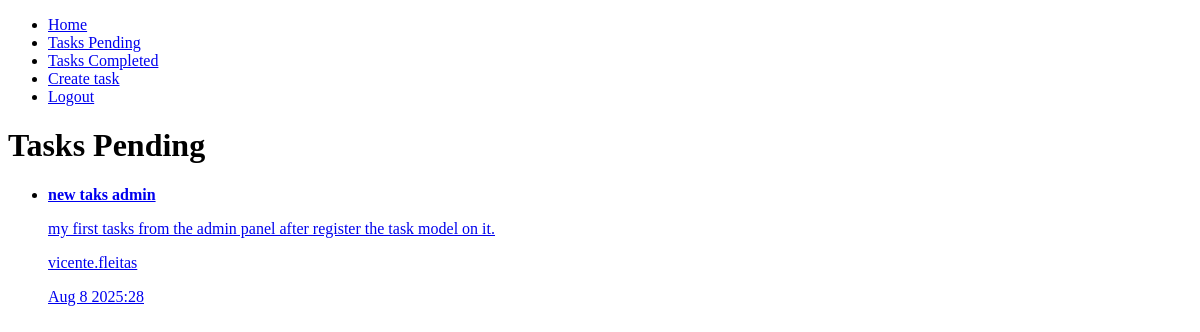
/tasks_completed/ (signed in), run on an earlier commit of the app's database.
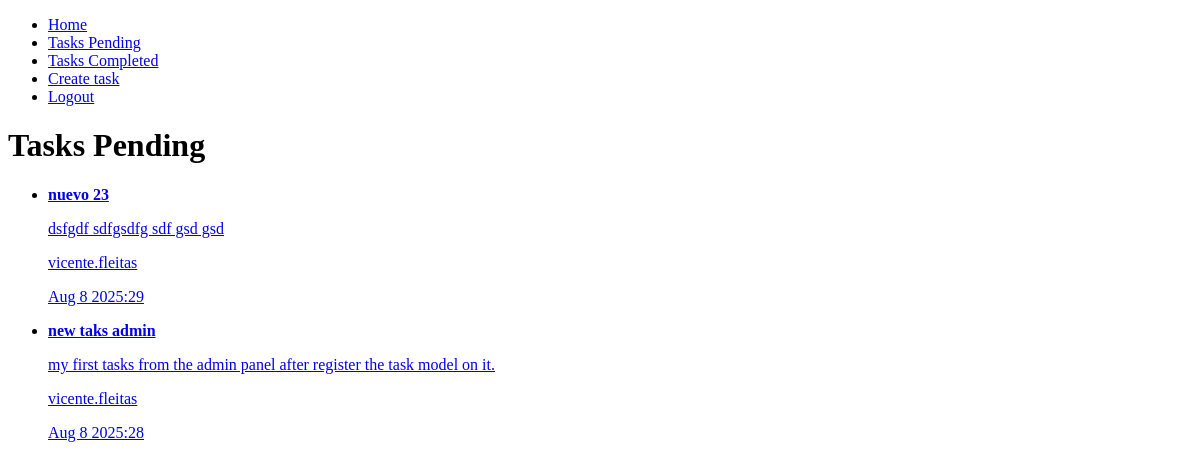
And on a later commit of the database.
### tasks/models.py (models this page shows, shortened)
class Task(models.Model):
    title = models.CharField(max_length=200)
    description = models.TextField(blank=True, null=True)
    created = models.DateTimeField(auto_now_add=True)
    datecompleted = models.DateTimeField(blank=True, null=True)
    important = models.BooleanField(default=False)
    user = models.ForeignKey(User, on_delete=models.CASCADE)

### tasks/views.py (the view)
# urls.py: path('tasks_completed/', views.tasks_completed, name='tasks_completed'),
@login_required
def tasks_completed(request):
    tasks = Task.objects.filter(
        user=request.user, datecompleted__isnull=False).order_by('-datecompleted')
    return render(request, 'tasks.html', {'tasks': tasks})

### tasks/templates/tasks.html
{%extends "base.html" %} {% block content %}
<h1>Tasks Pending</h1>
<ul>
  {%for task in tasks %}
  <li>
    <a href="{% url 'task_detail' task.id %}">
      {% if task.important %}
      <strong>{{task.title}}</strong>
      {% else %} {{task.title}} {% endif %}
      <p>{{task.description}}</p>
      <p>{{task.user.username}}</p>
      <p>{{task.datecompleted|date:'M j Y:i'}}</p>
    </a>
  </li>
  {%endfor %}
</ul>
{% endblock %}

What changed in the data, as far as the page shows it:
now on this page (row edited): Task: title "nuevo 23", description "dsfgdf sdfgsdfg sdf gsd gsd", user.username "vicente.fleitas", datecompleted "Aug 8 2025:29"
